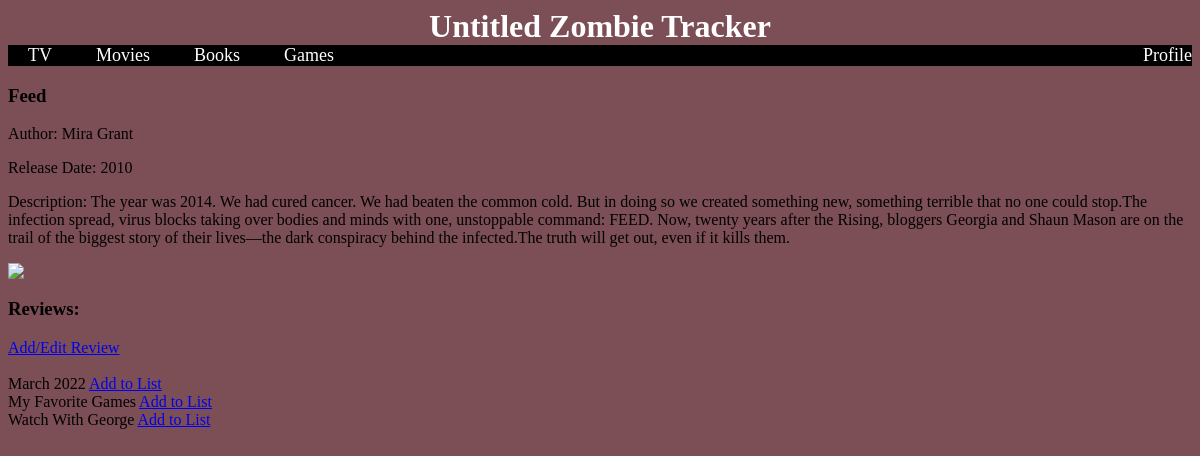
The page /books/1 (signed in) on the database its author committed.
### main.py (models this page shows)
class Book(db.Model):
    id = db.Column(db.Integer, primary_key = True)
    title = db.Column(db.String(100), index = True, unique=True)
    description = db.Column(db.String(1000), index=False, unique=False)
    author = db.Column(db.String(100), index=True, unique=False)
    release = db.Column(db.Integer, index=False, unique=False)
    image = db.Column(db.Text(5000))

class List(db.Model):
    id = db.Column(db.Integer, primary_key = True)
    title = db.Column(db.String(100), index=True, unique=True)
    reviewer_id = db.Column(db.Integer, db.ForeignKey('reviewer.id'))

### main.py (the view)
@main.route('/books/<int:book_id>')
def specific_book(book_id):
    spec_book = Book.query.get(book_id)
    revs = BookReview.query.filter(BookReview.book_id == book_id)
    for i, elem in enumerate(revs):
        revs[i].user = Reviewer.query.get(elem.reviewer_id).username
    return render_template("book/book.html", template_book=spec_book, template_lists = get_current_lists(), template_reviews = revs)

### main.py (called while the page is built)
def get_current_user():
    return current_user

def get_current_lists():
    current_user = get_current_user()
    return List.query.filter(List.reviewer_id == current_user.id).all()

### templates/book/book.html (shortened to what this page needs)
{% extends "navbar.html" %}
    {% block content %}
        <h3>{{template_book.title | title}}</h3>
        <p>Author: {{template_book.author}}</p>
        <div>
            <p>Release Date: {{template_book.release}}</p>
            <p>Description: {{template_book.description}} </p>
        </div>
        <div><img src="{{template_book.image}}"></img></div>
        <div>
            <h3>Reviews:</h3>
            <a href="#">Add/Edit Review</a>
            <br/>
        </div>
        <br />
        <div>
            {% for list in template_lists %}
                <div>{{ list.title }}  <a href="/addbooktolist/{{list.id}}/{{template_book.id}}">Add to List</a></div>
            {% endfor %}
        </div>
    {% endblock %}

### static/css/style.css (style rules this page uses)
* { background-color: rgb(124, 78, 86); }

### rows shown on the page
Book: title "Feed", author "Mira Grant", release "2010", description "The year was 2014. We had cured cancer. We had beaten the common cold. But in doing so we created something new, something terrible that no one could stop.The infection spread, virus blocks taking over bodies and minds with one, unstoppable command: FEED. Now, twenty years after the Rising, bloggers Georgia and Shaun Mason are on the trail of the biggest story of their lives—the dark conspiracy behind the infected.The truth will get out, even if it kills them."
List: title "March 2022"
List: title "My Favorite Games"
List: title "Watch With George"
